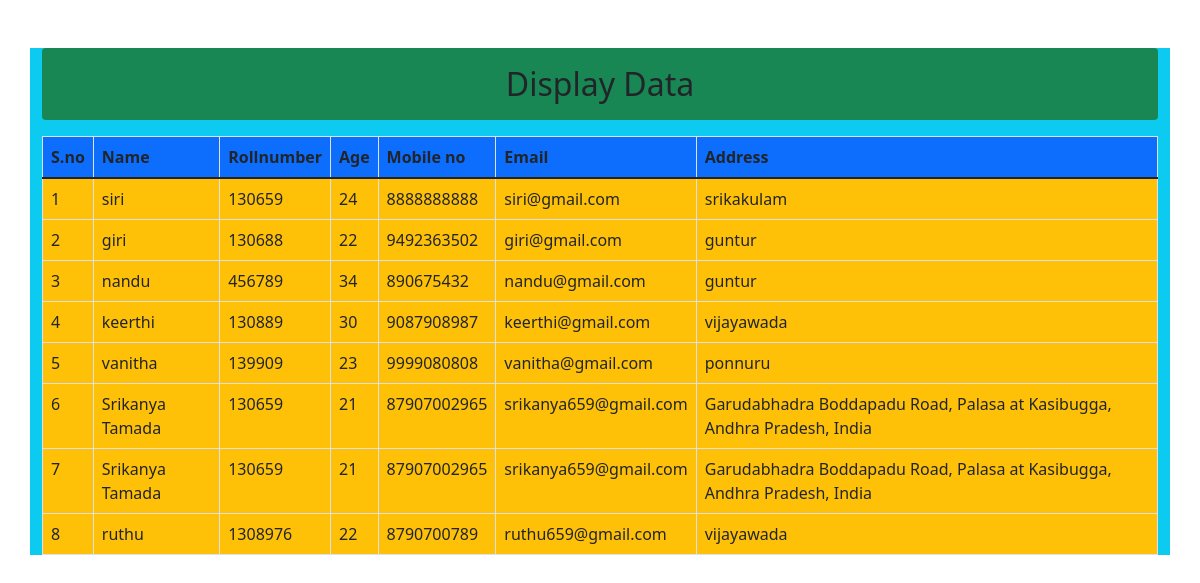
The app's page /display/ with its own data.
### MyApp/models.py (models this page shows, shortened)
class Student(models.Model):
	name=models.CharField(max_length=20)
	rollnum=models.CharField(max_length=30)
	age=models.IntegerField()
	mobile=models.IntegerField()
	email=models.EmailField(max_length=30)
	address=models.TextField(max_length=30)

### MyApp/views.py (the view)
# urls.py: path('display/',views.display,name='display')
def display(request):
	data=Student.objects.all()
	return render(request,'MyApp/display.html',{'data':data})

### MyApp/templates/MyApp/display.html (shortened to what this page needs)
{% load static %}
<!DOCTYPE html>
<html>
<head>
	<link rel="stylesheet" type="text/css" href="{% static 'css/bootstrap.min.css' %}">
</head>
<body>
	<div class="container mt-5 bg-info">
		<h2 class="alert alert-text text-center bg-success">Display Data</h2>
		<table class="table table-bordered bg-warning">
			<thead>
				<tr class="bg-primary">
					<th>S.no</th>
					<th>Name</th>
					<th>Rollnumber</th>
					<th>Age</th>
					<th>Mobile no</th>
					<th>Email</th>
					<th>Address</th>
				</tr>
				<tbody>
					{% for i in data %}
					<tr>
						<td>{{i.id}}</td>
						<td>{{i.name}}</td>
						<td>{{i.rollnum}}</td>
						<td>{{i.age}}</td>
						<td>{{i.mobile}}</td>
						<td>{{i.email}}</td>
						<td>{{i.address}}</td>
					</tr>
					{% endfor %}
				</tbody>
			</thead>
		</table>
	</div>
</body>
</html>

### records on screen
Student: id "1", name "siri", rollnum "130659", age "24", mobile "8888888888", email "siri@gmail.com", address "srikakulam"
Student: id "2", name "giri", rollnum "130688", age "22", mobile "9492363502", email "giri@gmail.com", address "guntur"
Student: id "3", name "nandu", rollnum "456789", age "34", mobile "890675432", email "nandu@gmail.com", address "guntur"
Student: id "4", name "keerthi", rollnum "130889", age "30", mobile "9087908987", email "keerthi@gmail.com", address "vijayawada"
Student: id "5", name "vanitha", rollnum "139909", age "23", mobile "9999080808", email "vanitha@gmail.com", address "ponnuru"
Student: id "6", name "Srikanya Tamada", rollnum "130659", age "21", mobile "87907002965", email "srikanya659@gmail.com", address "Garudabhadra Boddapadu Road, Palasa at Kasibugga, Andhra Pradesh, India"
Student: id "7", name "Srikanya Tamada", rollnum "130659", age "21", mobile "87907002965", email "srikanya659@gmail.com", address "Garudabhadra Boddapadu Road, Palasa at Kasibugga, Andhra Pradesh, India"
Student: id "8", name "ruthu", rollnum "1308976", age "22", mobile "8790700789", email "ruthu659@gmail.com", address "vijayawada"
